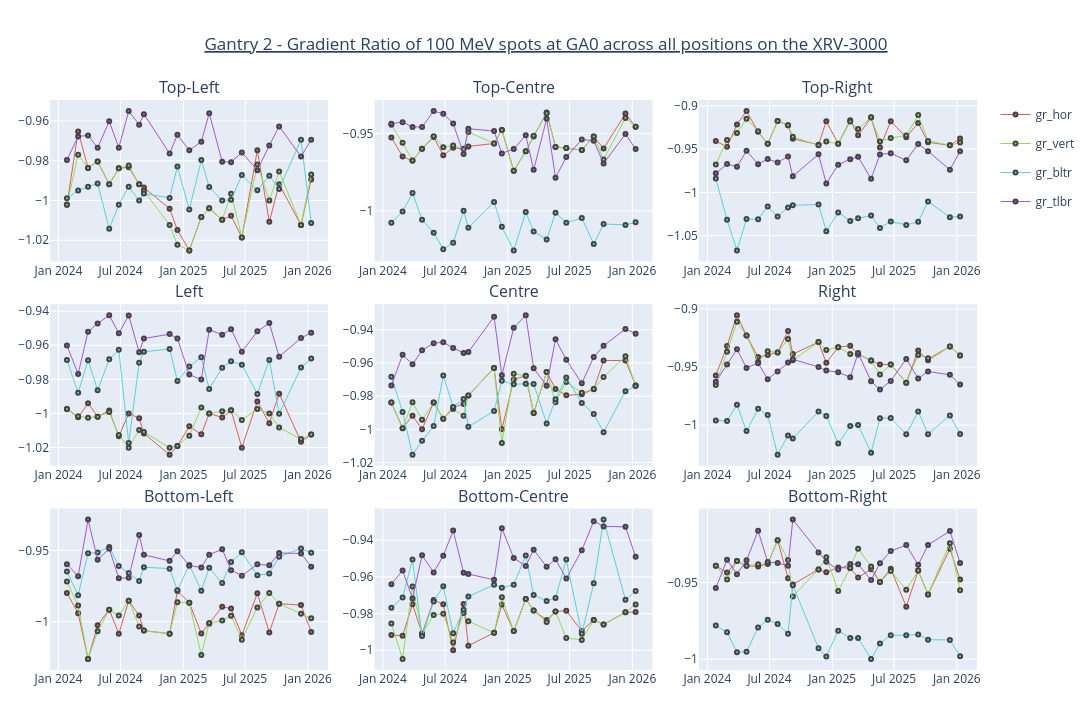

Source (notebook cell):
### Markdown cell above
- Testing for XRV3000

### Code cell
prof_label = ["gr_hor", "gr_vert", "gr_bltr", "gr_tlbr"]

plotly_all_prof(sub_df, prof_label, "Gantry 2", "XRV-3000", 100, 0, "2026-01-01", 24)
